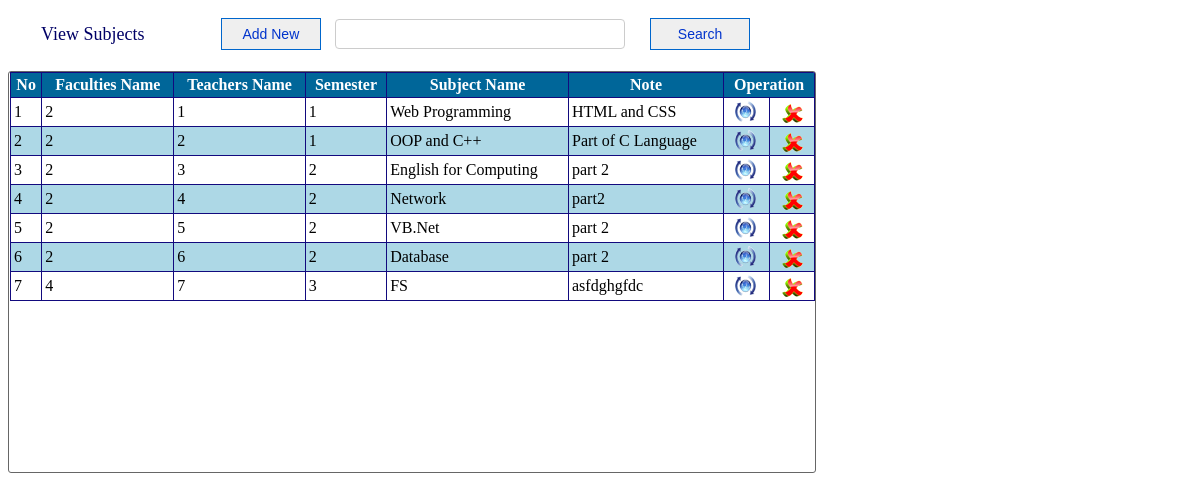
Screenshot of /View_Subjects.php with the database file from the repository.
### tables this page shows
CREATE TABLE IF NOT EXISTS `sub_tbl` (
  `sub_id` int(10) unsigned NOT NULL AUTO_INCREMENT,
  `faculties_id` int(10) NOT NULL,
  `teacher_id` int(10) NOT NULL,
  `semester` varchar(10) NOT NULL,
  `sub_name` varchar(100) NOT NULL,
  `note` varchar(100) NOT NULL,
  PRIMARY KEY (`sub_id`)
);

### View_Subjects.php (the view, shortened to what this page needs)
<!DOCTYPE html PUBLIC "-//W3C//DTD XHTML 1.0 Transitional//EN" "http://www.w3.org/TR/xhtml1/DTD/xhtml1-transitional.dtd">
<html xmlns="http://www.w3.org/1999/xhtml">
<head>
<link rel="stylesheet" type="text/css" href="css/style_view.css" />
</head>
<body>
<div id="style_div" >
<form method="post">
<table width="755">
	<tr>
    	<td width="200px" style="font-size:18px; color:#006; text-indent:30px;">View Subjects</td>
        <td><a href="?tag=subject_entry"><input type="button" title="Add new Subjects" name="butAdd" value="Add New" id="button-search" /></a></td>
        <td><input type="text" name="searchtxtz" title="Enter name for search " class="search" autocomplete="off"/></td>
        <td style="float:right"><input type="submit" name="btnsearch" value="Search" id="button-search" title="Search Subject" /></td>
    </tr>
</table>
</form>
</div>
<br />
<div id="content-input">
	<form method="post">
    <table border="1" width="805px" align="center" cellpadding="3" class="mytable" cellspacing="0">
        <tr>
            <th>No</th>
            <th>Faculties Name</th>
            <th>Teachers Name</th>
            <th>Semester</th>
             <th>Subject Name</th>
            <th>Note</th>
            <th colspan="2">Operation</th>
      	</tr>
         <?php
		 $key="";
	if($key !="")
		$sql_sel=mysql_query("SElECT * FROM sub_tbl WHERE sub_name  like '%$key%' ");
	else
        $sql_sel=mysql_query("SELECT * FROM sub_tbl");
    $i=0;
    while($row=mysql_fetch_array($sql_sel)){
    $i++;
    $color=($i%2==0)?"lightblue":"white";
    ?>
      <tr bgcolor="<?php echo $color?>">
            <td><?php echo $i;?></td>
            <td><?php echo $row['faculties_id'];?></td>
            <td><?php echo $row['teacher_id'];?></td>
            <td><?php echo $row['semester'];?></td>
            <td><?php echo $row['sub_name'];?></td>
            <td><?php echo $row['note'];?></td>
            <td align="center"><a href="?tag=subject_entry&opr=upd&rs_id=<?php echo $row['sub_id'];?>" title="Upate"><img src="picture/update.png" /></a></td>
            <td align="center"><a href="?tag=view_subjects&opr=del&rs_id=<?php echo $row['sub_id'];?>" title="Delete"><img src="picture/delete.png" /></a></td>
        </tr>
    <?php
    }
    ?>
   	</table>
 	</form>
</div>
</body>
</html>

### css/style_view.css (style rules this page uses)
#style_div { height:auto; margin-top:15px; }
#content-input { width:805px; height:400px; border:1px solid #666; float:left; padding-left:1px; border-radius: 3px 3px 3px 3px; overflow: auto; }
#button-search { font-family:Arial, Helvetica, sans-serif; font-size:14px; width:100px; height:32px; float:right; margin-right:10px; repeat-x top center; border: 1px solid #06C; -moz-border-radius: 5px; color:#03C; }
.search { padding:4px; border:1px #CCC solid; border-radius: 4px 4px 4px 4px; -moz-border-radius: 8px; background:#FFF; color:#006; font-family:Arial, Helvetica, sans-serif; font-size:16px; width:280px; height:20px; float:left; }
.mytable { border-collapse:collapse; border:#036 1px solid; }
.mytable tr th { background:#069; border:#120A7E 1px solid; color:#FFF; font-family:"Times New Roman", Times, serif; }
.mytable tr td { font-family:"Times New Roman", Times, serif; border:#120A7E 1px solid; }

### rows the page displays
sub_tbl: faculties "2", teacher "1", semester "1", sub_name "Web Programming", note "HTML and CSS"
sub_tbl: faculties "2", teacher "2", semester "1", sub_name "OOP and C++", note "Part of C Language"
sub_tbl: faculties "2", teacher "3", semester "2", sub_name "English for Computing", note "part 2"
sub_tbl: faculties "2", teacher "4", semester "2", sub_name "Network", note "part2"
sub_tbl: faculties "2", teacher "5", semester "2", sub_name "VB.Net", note "part 2"
sub_tbl: faculties "2", teacher "6", semester "2", sub_name "Database", note "part 2"
sub_tbl: faculties "4", teacher "7", semester "3", sub_name "FS", note "asfdghgfdc"
